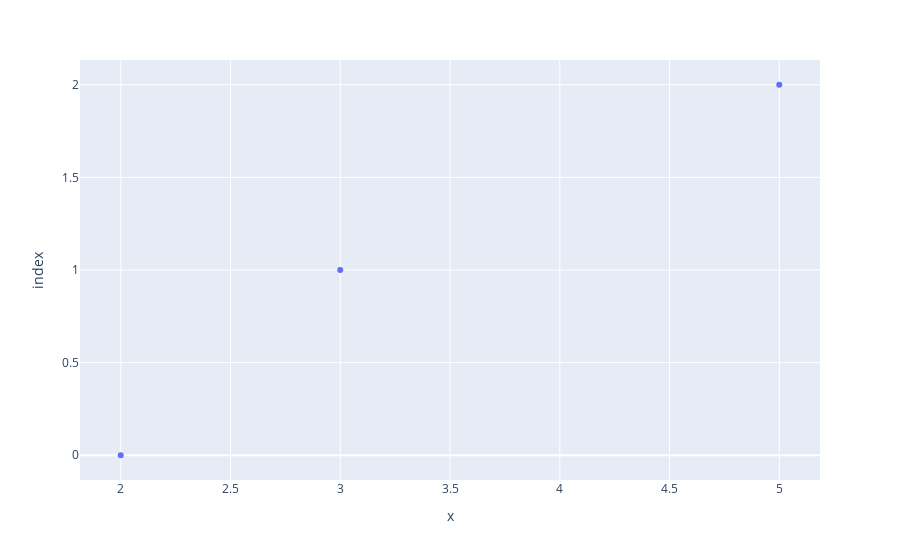

The code cell stored with this chart in its notebook:
### Code cell
px.scatter([1, 2, 3], [2, 3, 5])

### Figure 1 — Plotly figure (JSON) as saved in the notebook; plotly's stock layout.template omitted (floating-point values rounded to 4 significant figures)
{"data": [{"hovertemplate": "x=%{x}<br>index=%{y}<extra></extra>", "legendgroup": "", "marker": {"color": "#636efa", "symbol": "circle"}, "mode": "markers", "name": "", "orientation": "h", "showlegend": false, "type": "scatter", "x": [2, 3, 5], "xaxis": "x", "y": [0, 1, 2], "yaxis": "y"}], "layout": {"legend": {"tracegroupgap": 0}, "margin": {"t": 60}, "xaxis": {"anchor": "y", "domain": [0, 1], "title": {"text": "x"}}, "yaxis": {"anchor": "x", "domain": [0, 1], "title": {"text": "index"}}}}
